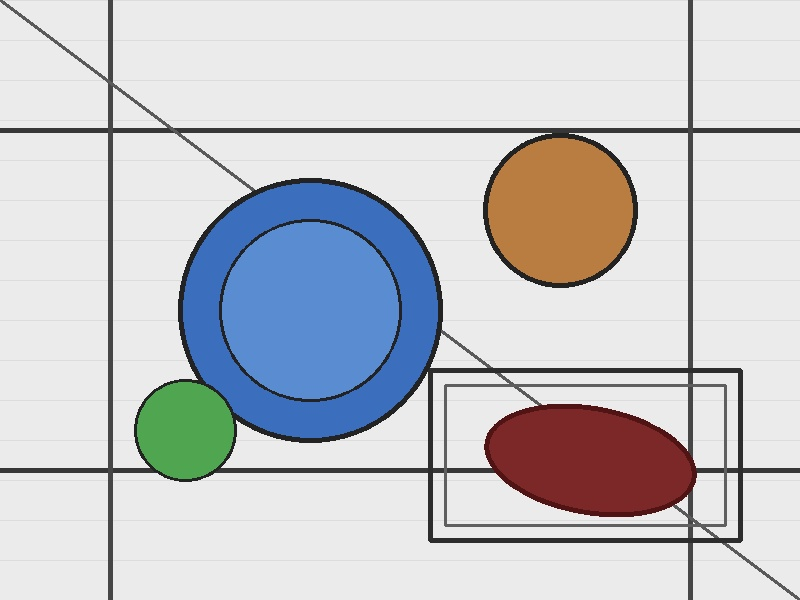
#> input picture images/original/photo.jpg, 800 x 600 px, found by its file name
$ python task4_active_contour.py ../images/original/photo.jpg
#> lines starting #> are read from the running program, lines starting #| are printed output that depends on the picture; after the words box and inside, x2 and y2 are one past the last pixel; in counts of white or black regions, pixels touching at a corner belong together
"""
Task 4 – Active Contour (Snakes)
=================================
Interactive mode (when a display is available):
  • Left-click on the image to place seed points around an object.
  • Press ENTER to run the snake.
  • Press R to reset and start over.
  • Press Q (or close the window) to quit and save.

Headless / auto mode (no display, or pass --auto flag):
  • A circular initial contour is placed automatically around the
    largest circle in the scene and the snake is evolved.

Run from the project root:
    python src/task4_active_contour.py          # interactive
    python src/task4_active_contour.py --auto   # headless

Outputs saved to:  images/active_contour/
"""

import sys
import os
import cv2
import numpy as np
from skimage.segmentation import active_contour
from skimage.filters import gaussian
from skimage.color import rgb2gray

SRC    = "images/original/photo.jpg"
OUTDIR = "images/active_contour"
os.makedirs(OUTDIR, exist_ok=True)

# ── Load ──────────────────────────────────────────────────────────────────────
img_bgr = cv2.imread(SRC)
#> img_bgr is the input picture: shape (600, 800, 3); mean B, G, R 204, 199.8, 198.5
assert img_bgr is not None, f"Cannot read {SRC}"
img_rgb  = cv2.cvtColor(img_bgr, cv2.COLOR_BGR2RGB)
img_gray = rgb2gray(img_rgb)          # float64 [0, 1]  for skimage
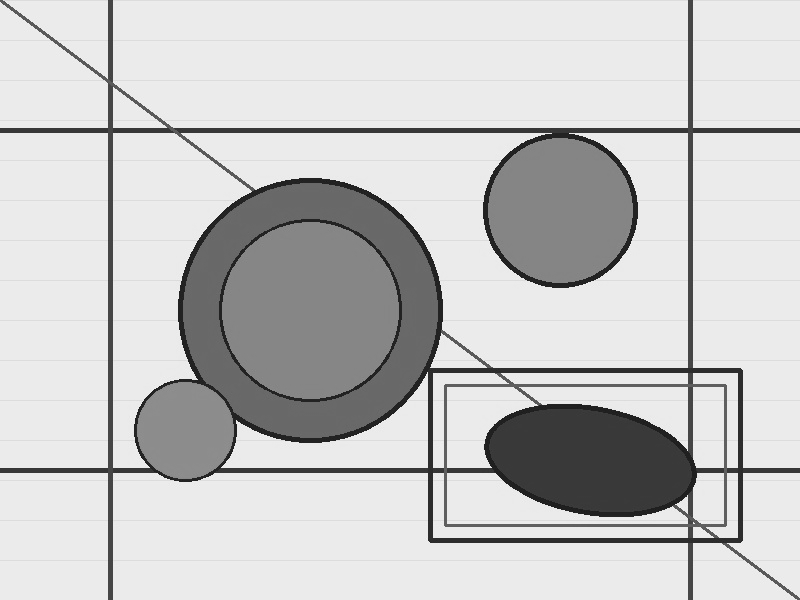
#> img_gray: shape (600, 800) float64; min 0.101, max 0.957, mean 0.784

# ── Snake helper ──────────────────────────────────────────────────────────────
# [64 lines left out: functions interpolate_contour, run_snake, save_result, run_auto, not called in this run]


# ══════════════════════════════════════════════════════════════════════════════
# INTERACTIVE MODE  (needs display)
# ══════════════════════════════════════════════════════════════════════════════
INSTRUCTIONS = [
    "Left-click: add seed point",
    "ENTER: run snake    R: reset    Q: quit & save",
]

seed_points = []

def draw_ui(base):
    out = base.copy()
    for i, (x, y) in enumerate(seed_points):
        cv2.circle(out, (x, y), 5, (0, 255, 255), -1)
        if i > 0:
            cv2.line(out, seed_points[i-1], (x, y), (0, 255, 255), 1)
    if len(seed_points) > 1:
        cv2.line(out, seed_points[-1], seed_points[0], (0, 255, 255), 1)
    # HUD
    overlay = out.copy()
    cv2.rectangle(overlay, (0, 0), (out.shape[1], 56), (0, 0, 0), -1)
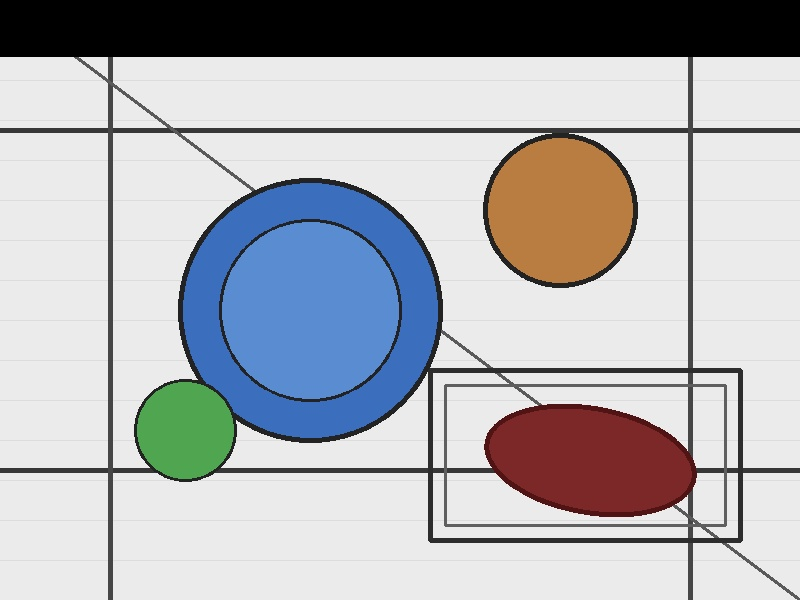
#> overlay: shape (600, 800, 3); 9.5% of pixels changed, all inside (x1, y1, x2, y2) = (0, 0, 800, 57)
    cv2.addWeighted(overlay, 0.55, out, 0.45, 0, out)
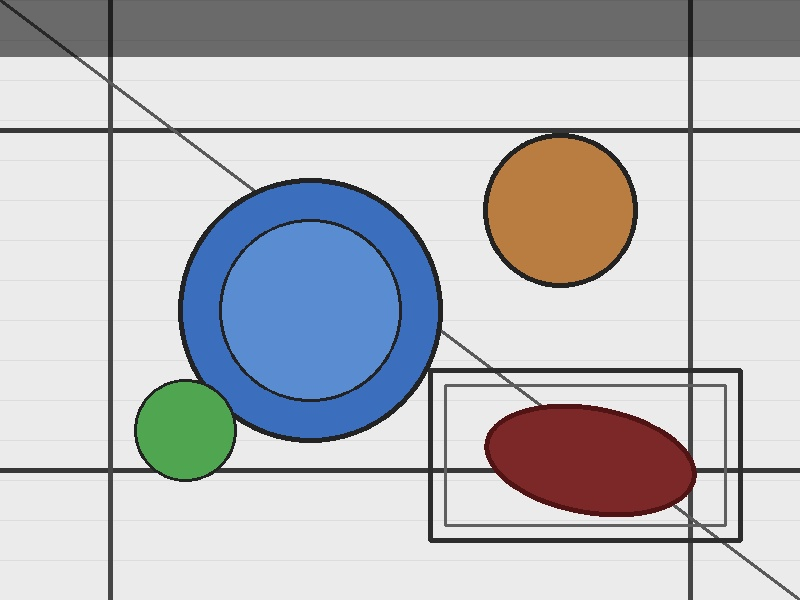
#> out: shape (600, 800, 3); 9.5% of pixels changed, all inside (x1, y1, x2, y2) = (0, 0, 800, 57)
    for i, txt in enumerate(INSTRUCTIONS):
        cv2.putText(out, txt, (10, 20 + i * 20), cv2.FONT_HERSHEY_SIMPLEX,
                    0.55, (255, 255, 255), 1, cv2.LINE_AA)
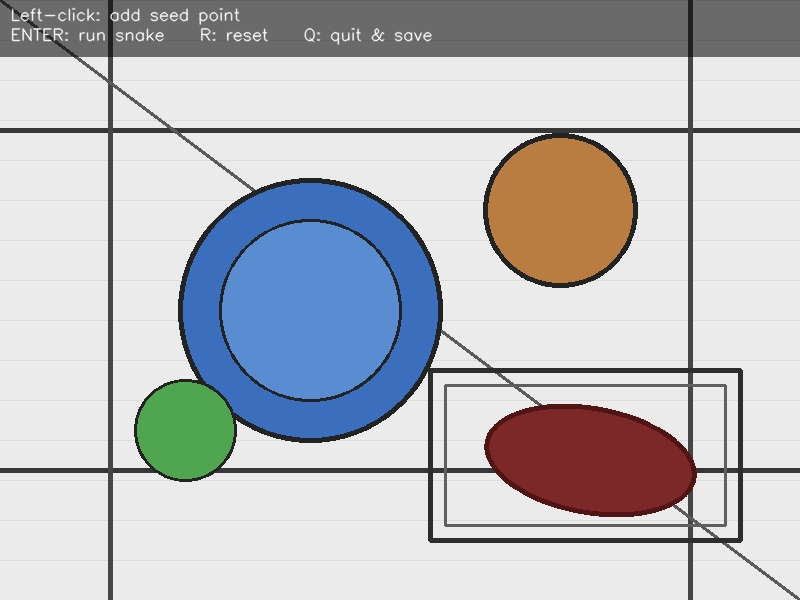
#> out: shape (600, 800, 3); 0.76% of pixels changed, all inside (x1, y1, x2, y2) = (11, 7, 433, 45)
    return out

# [4 lines left out: function mouse_cb, not called in this run]

def run_interactive():
    cv2.namedWindow("Active Contour – Snake", cv2.WINDOW_NORMAL)
    cv2.resizeWindow("Active Contour – Snake", 900, 680)
    cv2.setMouseCallback("Active Contour – Snake", mouse_cb)
    cv2.imshow("Active Contour – Snake", draw_ui(img_bgr))
    print("Click seed points, then press ENTER to run the snake.")

    while True:
        key = cv2.waitKey(20) & 0xFF
#> (key q is pressed here)
        closed = cv2.getWindowProperty(
            "Active Contour – Snake", cv2.WND_PROP_VISIBLE) < 1
#> closed = False

        if key == 13 and len(seed_points) >= 3:         # ENTER
            print(f"Running snake with {len(seed_points)} seed points …")
            init  = interpolate_contour(seed_points)
            snake = run_snake(init)
            result = save_result(init, snake, suffix="interactive")
            cv2.imshow("Active Contour – Snake", draw_ui(result))

        elif key == ord('r'):                            # R – reset
            seed_points.clear()
            cv2.imshow("Active Contour – Snake", draw_ui(img_bgr))
            print("Reset.")

        elif key == ord('q') or closed:                 # Q / window closed
            break

    cv2.destroyAllWindows()
    print("Interactive mode done.")


# ══════════════════════════════════════════════════════════════════════════════
# Entry point
# ══════════════════════════════════════════════════════════════════════════════
if __name__ == "__main__":
    if "--auto" in sys.argv:
        run_auto()
    else:
        # Try to open a display; fall back to auto if unavailable
        try:
            test_win = "test_display"
            cv2.namedWindow(test_win, cv2.WINDOW_NORMAL)
            cv2.destroyWindow(test_win)
            run_interactive()
        except cv2.error:
            print("No display detected. Switching to --auto mode.")
            run_auto()
